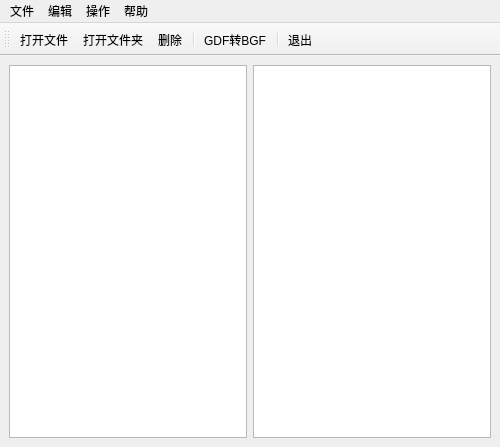
<?xml version="1.0" encoding="UTF-8"?>
<ui version="4.0">
 <class>convertbase</class>
 <widget class="QMainWindow" name="convertbase">
  <property name="geometry">
   <rect>
    <x>0</x>
    <y>0</y>
    <width>500</width>
    <height>447</height>
   </rect>
  </property>
  <property name="windowTitle">
   <string>转换工具</string>
  </property>
  <widget class="QWidget" name="centralwidget">
   <layout class="QGridLayout" name="gridLayout">
    <item row="0" column="0">
     <widget class="QListWidget" name="m_sourceList"/>
    </item>
    <item row="0" column="1">
     <widget class="QListWidget" name="m_outputList"/>
    </item>
   </layout>
  </widget>
  <widget class="QMenuBar" name="menubar">
   <property name="geometry">
    <rect>
     <x>0</x>
     <y>0</y>
     <width>500</width>
     <height>23</height>
    </rect>
   </property>
   <widget class="QMenu" name="menu">
    <property name="title">
     <string>文件</string>
    </property>
    <addaction name="actionOpenFile"/>
    <addaction name="actionOpenDir"/>
    <addaction name="separator"/>
    <addaction name="actionExit"/>
   </widget>
   <widget class="QMenu" name="menu_2">
    <property name="title">
     <string>编辑</string>
    </property>
    <addaction name="actionDelete"/>
    <addaction name="separator"/>
   </widget>
   <widget class="QMenu" name="menu_3">
    <property name="title">
     <string>操作</string>
    </property>
    <addaction name="actionConvert"/>
   </widget>
   <widget class="QMenu" name="menu_4">
    <property name="title">
     <string>帮助</string>
    </property>
    <addaction name="actionAbout"/>
   </widget>
   <addaction name="menu"/>
   <addaction name="menu_2"/>
   <addaction name="menu_3"/>
   <addaction name="menu_4"/>
  </widget>
  <widget class="QToolBar" name="toolBar">
   <property name="windowTitle">
    <string>toolBar</string>
   </property>
   <attribute name="toolBarArea">
    <enum>TopToolBarArea</enum>
   </attribute>
   <attribute name="toolBarBreak">
    <bool>false</bool>
   </attribute>
   <addaction name="actionOpenFile"/>
   <addaction name="actionOpenDir"/>
   <addaction name="actionDelete"/>
   <addaction name="separator"/>
   <addaction name="actionConvert"/>
   <addaction name="separator"/>
   <addaction name="actionExit"/>
  </widget>
  <action name="actionOpenDir">
   <property name="icon">
    <iconset resource="convertools.qrc">
     <normaloff>:/res/open.png</normaloff>:/res/open.png</iconset>
   </property>
   <property name="text">
    <string>打开文件夹</string>
   </property>
   <property name="shortcut">
    <string>Ctrl+O</string>
   </property>
  </action>
  <action name="actionSearch">
   <property name="icon">
    <iconset resource="convertools.qrc">
     <normaloff>:/res/search.png</normaloff>:/res/search.png</iconset>
   </property>
   <property name="text">
    <string>查找文件</string>
   </property>
   <property name="shortcut">
    <string>Ctrl+F</string>
   </property>
  </action>
  <action name="actionExit">
   <property name="icon">
    <iconset resource="convertools.qrc">
     <normaloff>:/res/exit.png</normaloff>:/res/exit.png</iconset>
   </property>
   <property name="text">
    <string>退出</string>
   </property>
   <property name="shortcut">
    <string>Ctrl+Q</string>
   </property>
  </action>
  <action name="actionConvert">
   <property name="icon">
    <iconset resource="convertools.qrc">
     <normaloff>:/res/export.png</normaloff>:/res/export.png</iconset>
   </property>
   <property name="text">
    <string>GDF转BGF</string>
   </property>
  </action>
  <action name="actionOpenFile">
   <property name="icon">
    <iconset resource="convertools.qrc">
     <normaloff>:/res/open_file.png</normaloff>:/res/open_file.png</iconset>
   </property>
   <property name="text">
    <string>打开文件</string>
   </property>
   <property name="shortcut">
    <string>Ctrl+D</string>
   </property>
  </action>
  <action name="actionDelete">
   <property name="icon">
    <iconset resource="convertools.qrc">
     <normaloff>:/res/delete.png</normaloff>:/res/delete.png</iconset>
   </property>
   <property name="text">
    <string>删除</string>
   </property>
  </action>
  <action name="actionAbout">
   <property name="text">
    <string>关于</string>
   </property>
  </action>
 </widget>
 <resources>
  <include location="convertools.qrc"/>
 </resources>
 <connections/>
</ui>
